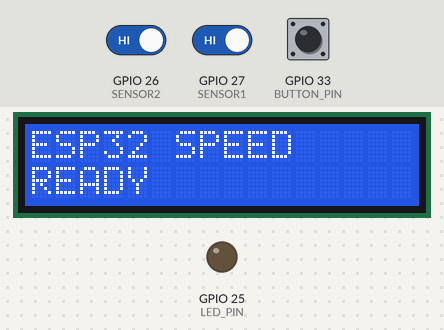
Simulated run of this sketch. Board: ESP32. Parts: 16×2 character LCD, output pins drawn as LEDs (lit = HIGH). The inputs (shaded band) are chosen by the test bench; at power-on: GPIO 27 (SENSOR1) HIGH, GPIO 26 (SENSOR2) HIGH, GPIO 33 (BUTTON_PIN) HIGH.

Above: at 2.7 s.
2.8 s: GPIO 27 (SENSOR1) driven LOW
At 4.1 s:
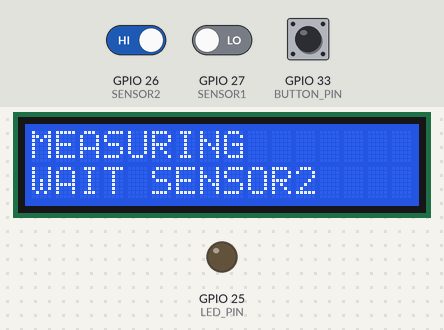
5.8 s: GPIO 26 (SENSOR2) driven LOW
At 6.4 s:
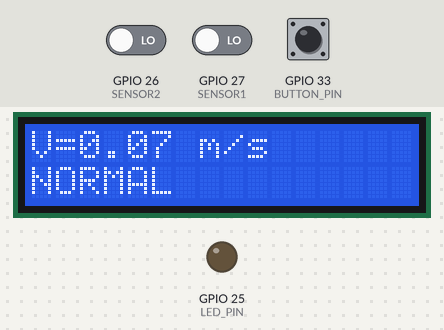
7.3 s: GPIO 33 (BUTTON_PIN) pulled LOW for 0.15 s
At 7.58 s:
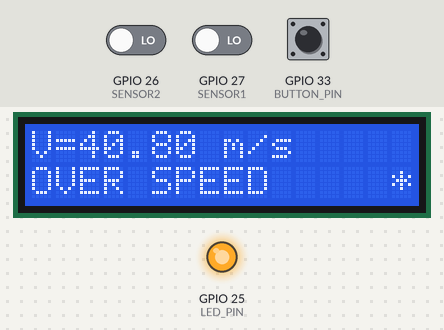
8.0 s: GPIO 33 (BUTTON_PIN) pulled LOW for 3.2 s
At 8.7 s:
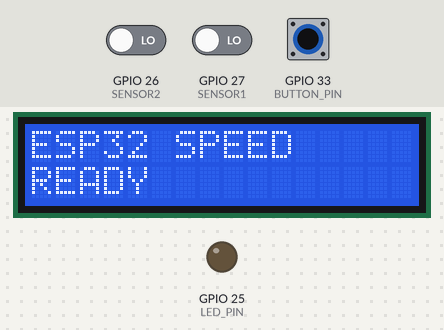
Timing chart, 0 to 12.8 s (numbered marks = the images above; inputs shaded):
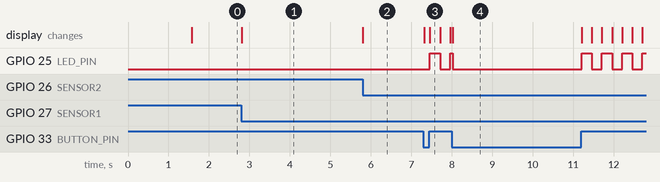

Measured:
- after the input at 2.8 s, the display: changes at once (image 1)
- after the input at 5.8 s, the display: changes at once (image 2)
- after the input at 7.3 s, GPIO 25 (LED_PIN): LOW → HIGH after 0.16 s, → LOW 0.25 s later, → HIGH 0.25 s later; the display: first changes at once (image 3 shows a later state)
- after the input at 8.0 s, the display: changes at once (image 4)

The sketch:

code.ino
```cpp
#include <Arduino.h>
#include <LiquidCrystal.h>

LiquidCrystal lcd(21, 22, 13, 23, 18, 19);
// ================= GPIO =================
const int SENSOR1 = 27;
const int SENSOR2 = 26;
const int LED_PIN = 25;
const int BUTTON_PIN = 33;
// ================= SETTINGS =================
const float DISTANCE = 0.20;
const float SPEED_LIMIT = 1.00;
const unsigned long TIMEOUT_US = 5000000UL;
// ================= VARIABLES =================
unsigned long startTime = 0;
unsigned long stopTime = 0;
bool s1_triggered = false;
bool s2_triggered = false;
bool measuring = false;
bool measured = false;
bool isOverSpeed = false;
bool ledState = false;
unsigned long lastBlink = 0;
// ==================================================
void resetSystem() {
  measuring = false;
  measured = false;
  isOverSpeed = false;
  ledState = false;

  s1_triggered = false;
  s2_triggered = false;

  digitalWrite(LED_PIN, LOW);
  lcd.clear();
  lcd.setCursor(0, 0);
  lcd.print("ESP32 SPEED");
  lcd.setCursor(0, 1);
  lcd.print("READY");
}

void showWaitingScreen() {
  lcd.clear();
  lcd.setCursor(0, 0);
  lcd.print("MEASURING");
  lcd.setCursor(0, 1);
  lcd.print("WAIT SENSOR2");
}

void showTimeoutScreen() {
  lcd.clear();
  lcd.setCursor(0, 0);
  lcd.print("TIMEOUT");
  lcd.setCursor(0, 1);
  lcd.print("RESET SYSTEM");
}

void blinkLed() {
  if (millis() - lastBlink >= 250) {
    lastBlink = millis();
    ledState = !ledState;
    digitalWrite(LED_PIN, ledState);

    lcd.setCursor(15, 1);
    if (ledState) {
      lcd.print("*");
    } else {
      lcd.print(" ");
    }
  }
}

// ==================================================
void setup() {
  pinMode(SENSOR1, INPUT_PULLUP);
  pinMode(SENSOR2, INPUT_PULLUP);
  pinMode(BUTTON_PIN, INPUT_PULLUP);
  pinMode(LED_PIN, OUTPUT);

  digitalWrite(LED_PIN, LOW);
  lcd.begin(16, 2);

  lcd.clear();
  lcd.setCursor(0, 0);
  lcd.print("SYSTEM START");
  lcd.setCursor(0, 1);
  lcd.print("PLEASE WAIT");
  delay(1500);

  resetSystem();
}
// ==================================================
void loop() {
  // ================= RESET BUTTON =================
  if (digitalRead(BUTTON_PIN) == LOW) {
    delay(20);
    if (digitalRead(BUTTON_PIN) == LOW) {
      resetSystem();
      while (digitalRead(BUTTON_PIN) == LOW);
    }
  }

  // ================= SENSOR 1 =================
  if (!measuring && !measured && !s1_triggered && digitalRead(SENSOR1) == LOW) {
    startTime = micros();
    s1_triggered = true;// Khóa cảm biến 1 lại, không cho đè dữ liệu
    measuring = true;
    showWaitingScreen();
  }
  // ================= TIMEOUT =================
  if (measuring && !measured && (micros() - startTime > TIMEOUT_US)) {
  measuring = false;
  measured = false;

  s1_triggered = false;
  s2_triggered = false;

  digitalWrite(LED_PIN, LOW);

  showTimeoutScreen();
}
  // ================= SENSOR 2 =================
  if (measuring && !measured && !s2_triggered && digitalRead(SENSOR2) == LOW) {
    stopTime = micros();
    s2_triggered = true;
    unsigned long elapsed = stopTime - startTime;
    float timeSec = elapsed / 1000000.0;
    float speed = DISTANCE / timeSec;

    lcd.clear();
    lcd.setCursor(0, 0);
    lcd.print("V=");
    lcd.print(speed, 2);
    lcd.print(" m/s");

    lcd.setCursor(0, 1);
    if (speed > SPEED_LIMIT) {
      lcd.print("OVER SPEED");
      isOverSpeed = true;
    } else {
      lcd.print("NORMAL");
      isOverSpeed = false;
      digitalWrite(LED_PIN, LOW);
    }

    measuring = false;
    measured = true;
  }
  // ================= BLINK LED PROCESS =================
  if (measured && isOverSpeed) {
    blinkLed();
  }

  delay(1);
}
```
